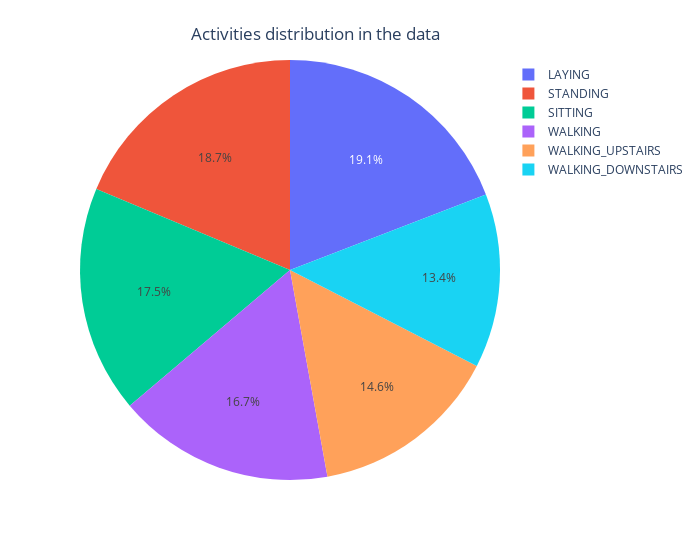

The notebook cell this image was saved under:
### Markdown cell above
### Checking categorical imbalance

### Code cell
import plotly.express as px

# dummy change
fig = px.pie(train_data, names="Activity", width=700)
fig.update_layout(
    title={
        "text": "Activities distribution in the data",
        "y": 0.95,
        "x": 0.45,
        "xanchor": "center",
        "yanchor": "top",
    }
)
fig.show()

### Figure 1 — Plotly figure (JSON) as saved in the notebook; plotly's stock layout.template omitted (floating-point values rounded to 4 significant figures; data arrays with more than 128 entries replaced by an {"elided": "..."} marker saying what was removed)
{"data": [{"domain": {"x": [0, 1], "y": [0, 1]}, "hovertemplate": "Activity=%{label}<extra></extra>", "labels": {"elided": "7352 str values"}, "legendgroup": "", "name": "", "showlegend": true, "type": "pie"}], "layout": {"legend": {"tracegroupgap": 0}, "margin": {"t": 60}, "title": {"text": "Activities distribution in the data", "x": 0.45, "xanchor": "center", "y": 0.95, "yanchor": "top"}, "width": 700}}
